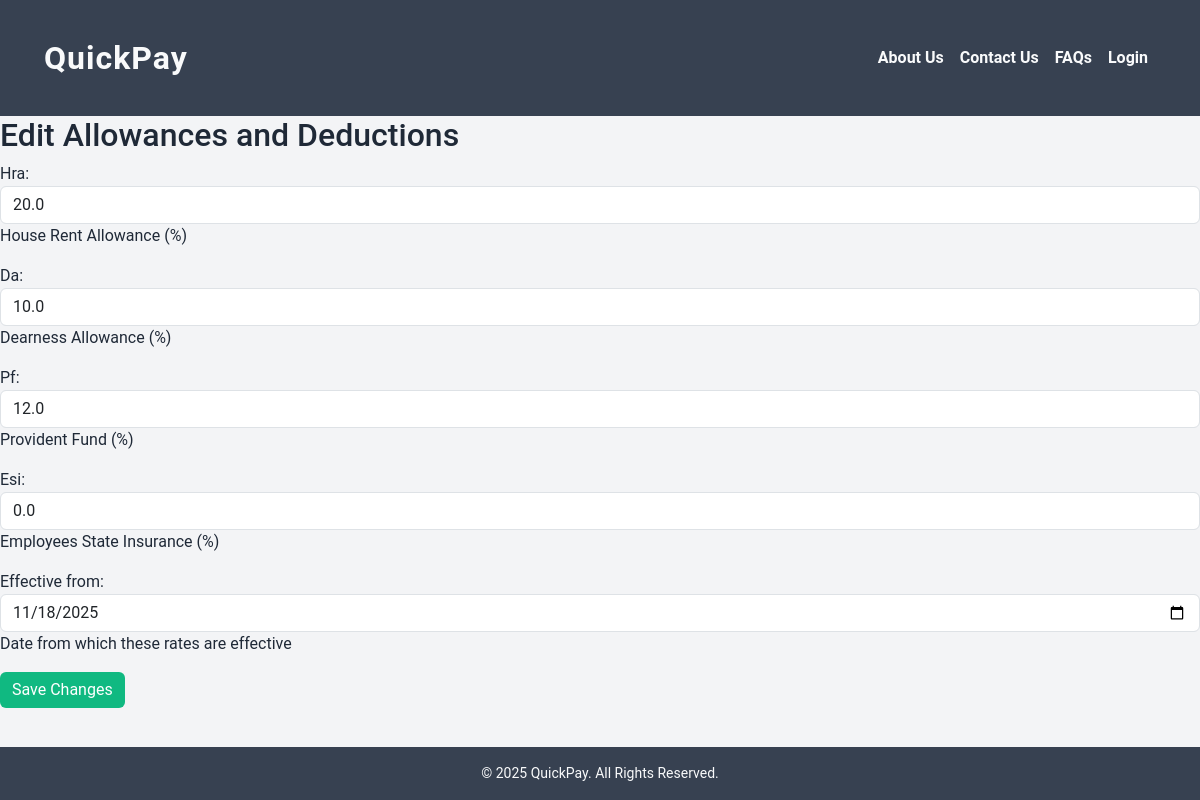
The page /edit_common_pay/1/ on the database its author committed.
### payroll/models.py (models this page shows, shortened)
class CommonPay(models.Model):
    STATUS = [
        ('Pending', 'Pending'),
        ('Approved', 'Approved'),
        ('Edit Requested', 'Edit Requested'),
    ]
    da = models.FloatField(default=0.0, help_text="Dearness Allowance (%)")
    hra = models.FloatField(default=0.0, help_text="House Rent Allowance (%)")
    pf = models.FloatField(default=0.0, help_text="Provident Fund (%)")
    esi = models.FloatField(default=0.0, help_text="Employees State Insurance (%)")
    effective_from = models.DateField(help_text="Date from which these rates are effective")
    created_on = models.DateField(auto_now_add=True)
    updated_on = models.DateField(auto_now=True)
    status = models.CharField(max_length=15, choices=STATUS, default='Pending')

### payroll/views.py (the view)
# urls.py: path('edit_common_pay/<int:commonpay_id>/', payroll.views.edit_common_pay, name='edit_common_pay'),
def edit_common_pay(request, commonpay_id):
    common_pay = get_object_or_404(CommonPay, id=commonpay_id)
    if request.method == 'POST':
        form = EditCommonPayForm(request.POST, instance=common_pay)
        if form.is_valid():
            form.save()
            create_notification(
                roles=['hr_manager', 'payroll_manager'],
                message=f"Admin has edited common allowances, taxes and deductions."
            )
            messages.success(request, "Common allowances, taxes and deductions updated successfully.")
            return redirect('view_pay_salary')
    else:
        form = EditCommonPayForm(instance=common_pay)
    return render(request, 'edit_common_pay.html', {'form': form})

### payroll/forms.py
class EditCommonPayForm(forms.ModelForm):
    class Meta:
        model = CommonPay
        fields = ['hra', 'da', 'pf', 'esi', 'effective_from']
        widgets = {
            'hra': forms.NumberInput(attrs={'class': 'form-control'}),
            'da': forms.NumberInput(attrs={'class': 'form-control'}),
            'pf': forms.NumberInput(attrs={'class': 'form-control'}),
            'esi': forms.NumberInput(attrs={'class': 'form-control'}),
            'effective_from': forms.DateInput(attrs={'class': 'form-control', 'type': 'date'}),
        }

### Templates/edit_common_pay.html (shortened to what this page needs)
{% extends 'base.html' %}
{% load static %}
{% block content %}
<h2>Edit Allowances and Deductions </h2>
  <form method="POST">
    {{ form.as_p }}
    <button type="submit" class="btn btn-success">Save Changes</button>
  </form>
{% endblock %}

### static/css/mystyle.css (style rules this page uses)
body { margin: 0; font-family: "Roboto", "Segoe UI", sans-serif; background: #f3f4f6; color: #1f2937; }
.btn-success { background-color: #10b981 !important; border: none; }

### rows shown on the page
CommonPay: hra "20.0", da "10.0", pf "12.0", esi "0.0", effective_from "11/18/2025"
